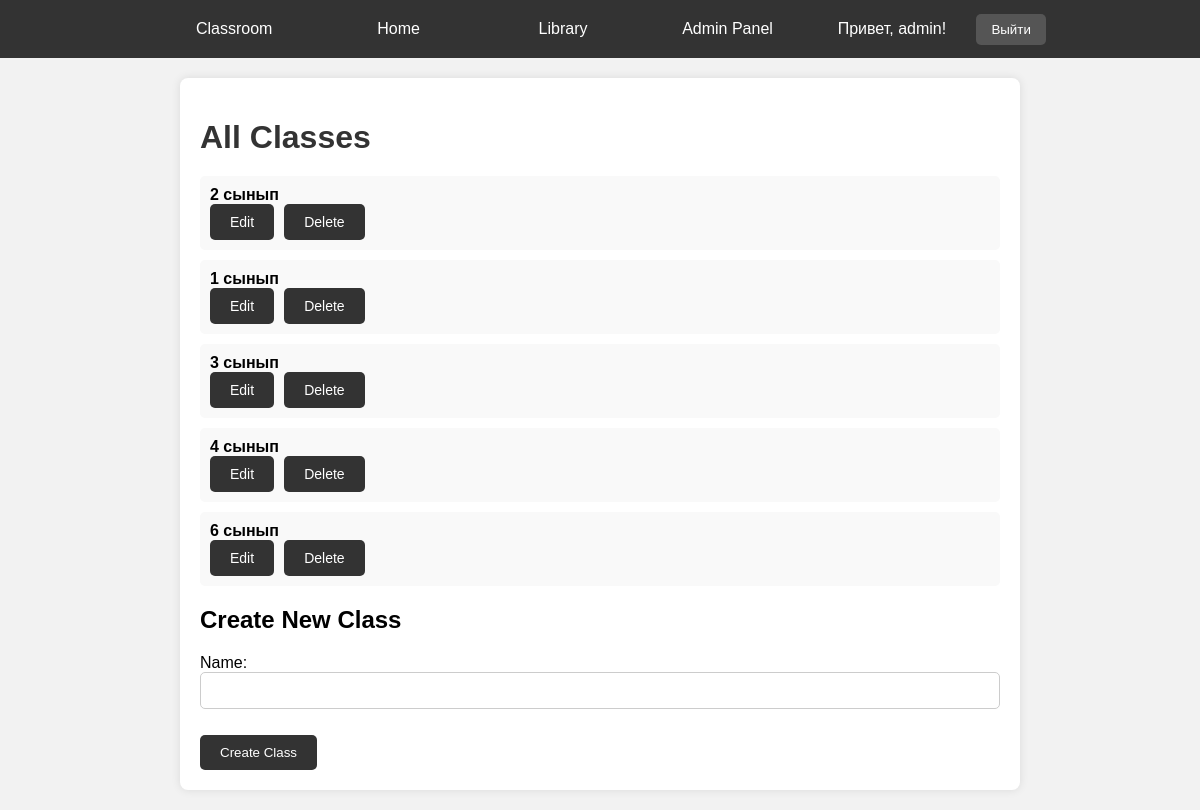
/class_info/ (signed in), run on the app's committed database.
### main/models.py (models this page shows, shortened)
class Classroom(models.Model):
    name = models.CharField(max_length=100)

### main/views.py (the view, shortened to what this page needs)
# urls.py: path('class_info/', views.class_info, name='class_info'),
@staff_member_required(login_url='/')
def class_info(request):
    classrooms = Classroom.objects.all()
    form = ClassroomForm()  # Initialize form outside of conditional blocks
    return render(request, 'admin_templates/class_info.html', {'classrooms': classrooms, 'form': form})

### main/forms.py
class ClassroomForm(forms.ModelForm):
    class Meta:
        model = Classroom
        fields = ['name',]

### main/templates/admin_templates/class_info.html (shortened to what this page needs)
<!DOCTYPE html>
<html lang="en">
<head>
    {% include 'navbar.html' %}
</head>
<body>
    <div class="container">
        <h1>All Classes</h1>
        <ul class="class-list">
            {% for classroom in classrooms %}
                <li class="class-item">
                    <strong>{{ classroom.name }}</strong>
                    <div class="class-actions">
                        <a href="{% url 'edit_class' classroom.id %}">Edit</a>
                        <form method="post">
                            <button type="submit" name="delete_class">Delete</button>
                        </form>
                    </div>
                </li>
            {% endfor %}
        </ul>
        <div class="create-class-form">
            <h2>Create New Class</h2>
            <form method="post">
                {{ form.as_p }}
                <button type="submit" name="create_class">Create Class</button>
            </form>
        </div>
    </div>
</body>
</html>

### main/templates/navbar.html (shortened to what this page needs)
{% load static %}
<!DOCTYPE html>
<html lang="en">
<head>
</head>
<body>
    <div class="navbar">
        <a href="{% url 'classroom' %}">Classroom</a>
        <a href="{% url 'home' %}">Home</a>
        <a href="{% url 'library' %}">Library</a>
        {% if user.is_authenticated %}
            {% if user.is_staff %}
                <a href="{% url 'admin_panel' %}">Admin Panel</a>
            {% else %}
                <a href="{% url 'profile' %}">Profile</a>
            {% endif %}
            <div class="user-info">Привет, {{ user.username }}!</div>
            <form class="logout-form" action="{% url 'logout' %}" method="post">
                <button type="submit">Выйти</button>
            </form>
        {% else %}
            <a href="{% url 'login' %}">Login</a>
            <a href="{% url 'registration' %}">Registration</a>
        {% endif %}
    </div>
</body>
</html>

### main/templates/navbar.html (style rules this page uses)
body { font-family: Arial, sans-serif; margin: 0; padding: 0; }
.navbar { background-color: #333; padding: 10px 0; text-align: center; }
.navbar a { color: white; text-decoration: none; padding: 10px 20px; margin: 0 10px; border-radius: 5px; transition: background-color 0.3s; width: 100px; display: inline-block; }
.user-info { color: white; margin-left: 20px; width: 120px; display: inline-block; }
.logout-form { margin-left: 20px; display: inline-block; }
.logout-form button { background-color: #555; color: white; border: none; border-radius: 5px; padding: 8px 15px; cursor: pointer; transition: background-color 0.3s; }

### main/templates/admin_templates/class_info.html (style rules this page uses)
body { font-family: Arial, sans-serif; background-color: #f2f2f2; margin: 0; padding: 0; }
.container { max-width: 800px; margin: 20px auto; padding: 20px; background-color: #fff; border-radius: 8px; box-shadow: 0 0 10px rgba(0, 0, 0, 0.1); }
h1 { margin-bottom: 20px; color: #333; }
.class-list { list-style-type: none; padding: 0; margin: 0; }
.class-item { background-color: #f9f9f9; padding: 10px; margin-bottom: 10px; border-radius: 5px; }
.class-actions { display: flex; }
.class-actions button { margin-right: 10px; background-color: #333; color: #fff; border: none; border-radius: 5px; padding: 8px 16px; cursor: pointer; transition: background-color 0.3s; }
.create-class-form { margin-top: 20px; }
.create-class-form input[type="text"], .create-class-form textarea { width: 100%; padding: 10px; margin-bottom: 10px; border-radius: 5px; border: 1px solid #ccc; box-sizing: border-box; }
.create-class-form button { background-color: #333; color: white; border: none; border-radius: 5px; padding: 10px 20px; cursor: pointer; transition: background-color 0.3s; }
.class-actions button, .class-actions a { margin-right: 10px; background-color: #333; color: #fff; border: none; border-radius: 5px; padding: 10px 20px; cursor: pointer; transition: background-color 0.3s; text-decoration: none; display: inline-block; font-size: 14px; }

### data on the page
Classroom: name "2 сынып"
Classroom: name "1 сынып"
Classroom: name "3 сынып"
Classroom: name "4 сынып"
Classroom: name "6 сынып"

### other printed values
{{ user.username }} "admin"
